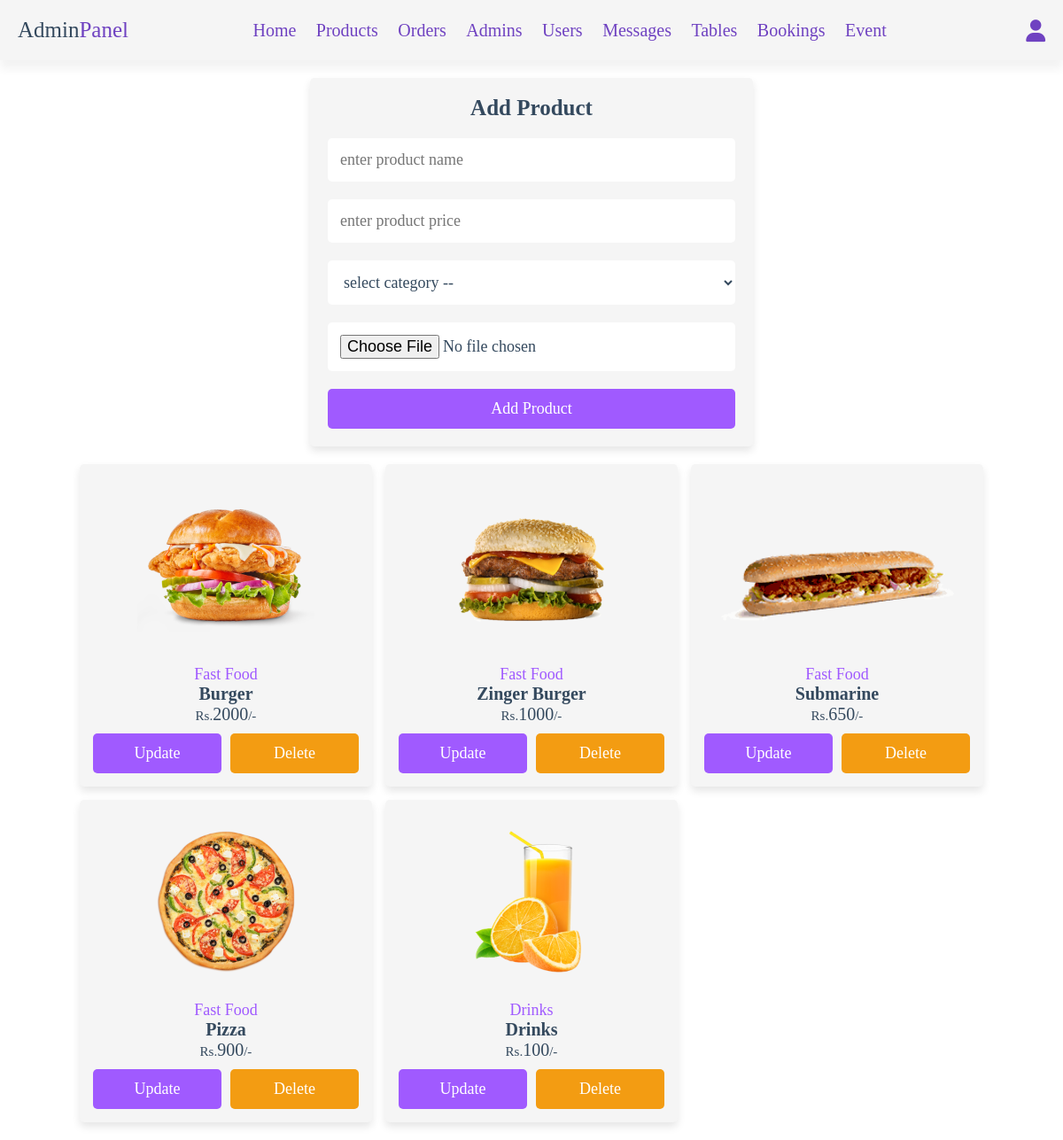
/admin/products.php (signed in), run on the app's committed database.
### tables this page shows
CREATE TABLE `products` (
  `id` int(100) NOT NULL,
  `name` varchar(100) NOT NULL,
  `category` varchar(100) NOT NULL,
  `price` int(10) NOT NULL,
  `image` varchar(100) NOT NULL
);

### admin/products.php (the view, shortened to what this page needs)
<?php
include '../components/connect.php';
?>
<!DOCTYPE html>
<html lang="en">
<head>
   <link rel="stylesheet" href="https://cdnjs.cloudflare.com/ajax/libs/font-awesome/6.1.1/css/all.min.css">
   <link rel="stylesheet" href="../css/admin_style.css">
</head>
<body>
<?php include '../components/admin_header.php' ?>
<section class="add-products">
   <form action="" method="POST" enctype="multipart/form-data">
      <h3>add product</h3>
      <input type="text" required placeholder="enter product name" name="name" maxlength="100" class="box">
      <input type="number" min="0" max="9999999999" required placeholder="enter product price" name="price" onkeypress="if(this.value.length == 10) return false;" class="box">
      <select name="category" class="box" required>
         <option value="" disabled selected>select category --</option>
      </select>
      <input type="file" name="image" class="box" accept="image/jpg, image/jpeg, image/png, image/webp" required>
      <input type="submit" value="add product" name="add_product" class="btn">
   </form>
</section>
<section class="show-products" style="padding-top: 0;">
   <div class="box-container">
   <?php
      $show_products = $conn->prepare("SELECT * FROM `products`");
      $show_products->execute();
      if($show_products->rowCount() > 0){
         while($fetch_products = $show_products->fetch(PDO::FETCH_ASSOC)){
   ?>
   <div class="box">
      <img src="../uploaded_img/<?= $fetch_products['image']; ?>" alt="">
      <div class="flex">
         <p class="category"><?= $fetch_products['category']; ?></p>
         <h3 class="name"><?= $fetch_products['name']; ?></h3>
         <div class="price"><span>Rs.</span><?= $fetch_products['price']; ?><span>/-</span></div>
      </div>
      <div class="flex-btn">
         <a href="update_product.php?update=<?= $fetch_products['id']; ?>" class="option-btn">update</a>
         <a href="products.php?delete=<?= $fetch_products['id']; ?>" class="delete-btn" onclick="return confirm('delete this product?');">delete</a>
      </div>
   </div>
   <?php
         }
      }else{
         echo '<p class="empty">no products added yet!</p>';
      }
   ?>
   </div>
</section>
</body>
</html>

### css/admin_style.css (style rules this page uses)
:root { --main-color:#A05AFF; --change-color:#1BCFB4; --light-bg:#cebfe2; --red:#e60000; --blue: #2F2FA2; --white:#fff; --orange:#f39c12; --black:#34495e; --light-bg:#f5f5f5; --light-color:#777; --border:.2rem solid var(--black); --box-shadow:0 .5rem 1rem rgba(0,0,0,.1); }
* { font-family: 'Baloo Bhaijaan 2', cursive; margin:0; padding:0; box-sizing: border-box; text-decoration: none; outline: none; border:none; }
html { font-size: 62.5%; overflow-x: hidden; }
body { background-color: var(--white); }
section { max-width: 1200px; margin:0 auto; padding:2rem; }
.btn, .delete-btn, .option-btn { display: block; margin-top: 1rem; border-radius: .5rem; cursor: pointer; width: 100%; font-size: 1.8rem; color:var(--white); padding:1.2rem 3rem; text-transform: capitalize; text-align: center; }
.btn, .option-btn { background-color: var(--main-color); }
.delete-btn { background-color: var(--orange); }
.flex-btn { display: flex; gap:1rem; }
.add-products form { margin:0 auto; max-width: 50rem; background-color: var(--light-bg); border-radius: .5rem; box-shadow: var(--box-shadow); padding:2rem; text-align: center; }
.add-products form h3 { margin-bottom: 1rem; font-size: 2.5rem; color:var(--black); text-transform: capitalize; }
.add-products form .box { background-color: var(--white); width: 100%; padding:1.4rem; font-size: 1.8rem; color:var(--black); border-radius: .5rem; margin: 1rem 0; }
.show-products .box-container { display: grid; grid-template-columns: repeat(auto-fit, 33rem); gap:1.5rem; justify-content: center; align-items: flex-start; align-items: center; }
.show-products .box-container .box { background-color: var(--light-bg); text-align: center; border-radius: .5rem; box-shadow: var(--box-shadow); padding:1.5rem; -ms-grid-columns: (minmax(20rem, 1fr))[auto-fit]; grid-template-columns: repeat(auto-fit, minmax(15rem, 1fr)); }
.show-products .box-container .box img { width: 100%; height: 20rem; object-fit: contain; margin-bottom: 1rem; }
.show-products .box-container .box .flex { align-items: center; text-transform: capitalize; }
.show-products .box-container .box .flex .category { font-size: 1.8rem; color:var(--main-color); }
.show-products .box-container .box .flex .price { font-size: 2rem; color:var(--black); }
.show-products .box-container .box .flex .price span { font-size: 1.5rem; }
.show-products .box-container .box .flex .name { font-size: 2rem; color:var(--black); }

### data on the page
products: image (picture), category "Fast Food", name "Burger", price "2000"
products: image (picture), category "Fast Food", name "Zinger Burger", price "1000"
products: image (picture), category "Fast Food", name "Submarine", price "650"
products: image (picture), category "Fast Food", name "Pizza", price "900"
products: image (picture), category "Drinks", name "Drinks", price "100"
